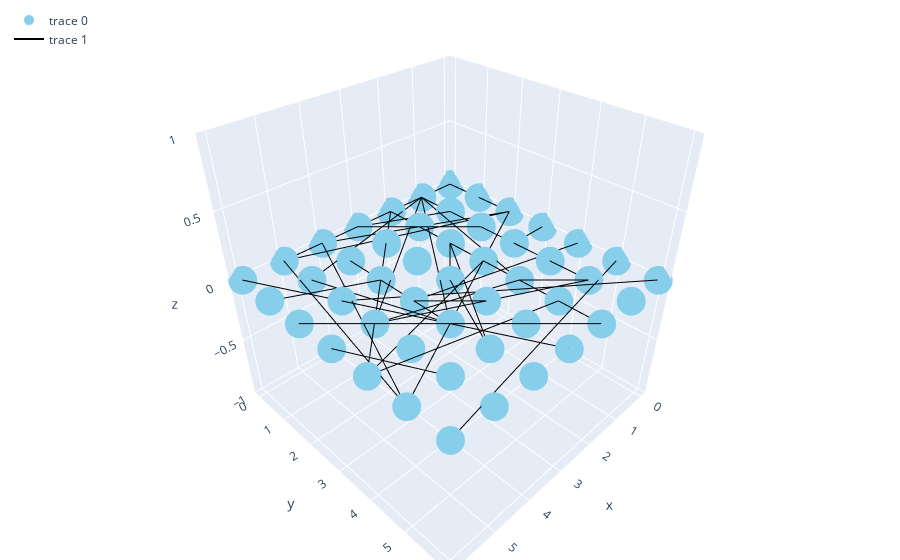

The notebook cell this image was saved under:
### Code cell
g = nx.random_geometric_graph(49, 0.1)

Plot3DGrid(g, shape=(7, 7, 1)).plot()

### Figure 1 — Plotly figure (JSON) as saved in the notebook; plotly's stock layout.template omitted (floating-point values rounded to 4 significant figures)
{"data": [{"marker": {"color": "skyblue", "size": 10, "symbol": "circle"}, "mode": "markers", "type": "scatter3d", "x": [0, 1, 2, 3, 4, 5, 6, 0, 1, 2, 3, 4, 5, 6, 0, 1, 2, 3, 4, 5, 6, 0, 1, 2, 3, 4, 5, 6, 0, 1, 2, 3, 4, 5, 6, 0, 1, 2, 3, 4, 5, 6, 0, 1, 2, 3, 4, 5, 6], "y": [0, 0, 0, 0, 0, 0, 0, 1, 1, 1, 1, 1, 1, 1, 2, 2, 2, 2, 2, 2, 2, 3, 3, 3, 3, 3, 3, 3, 4, 4, 4, 4, 4, 4, 4, 5, 5, 5, 5, 5, 5, 5, 6, 6, 6, 6, 6, 6, 6], "z": [0, 0, 0, 0, 0, 0, 0, 0, 0, 0, 0, 0, 0, 0, 0, 0, 0, 0, 0, 0, 0, 0, 0, 0, 0, 0, 0, 0, 0, 0, 0, 0, 0, 0, 0, 0, 0, 0, 0, 0, 0, 0, 0, 0, 0, 0, 0, 0, 0]}, {"hoverinfo": "none", "line": {"color": "black", "width": 2}, "mode": "lines", "type": "scatter3d", "x": [0, 4, null, 0, 0, null, 1, 5, null, 1, 5, null, 1, 2, null, 1, 4, null, 1, 1, null, 2, 2, null, 2, 6, null, 2, 2, null, 3, 1, null, 3, 1, null, 4, 5, null, 4, 0, null, 4, 6, null, 5, 0, null, 5, 6, null, 6, 3, null, 1, 1, null, 2, 2, null, 4, 4, null, 5, 4, null, 6, 4, null, 0, 6, null, 2, 3, null, 2, 4, null, 5, 0, null, 6, 2, null, 0, 1, null, 2, 6, null, 2, 2, null, 3, 4, null, 4, 0, null, 4, 3, null, 5, 2, null, 5, 1, null, 6, 5, null, 2, 1, null, 6, 2, null, 0, 6, null, 3, 2, null], "y": [0, 0, null, 0, 2, null, 0, 1, null, 0, 3, null, 0, 4, null, 0, 4, null, 0, 5, null, 0, 3, null, 0, 4, null, 0, 5, null, 0, 1, null, 0, 2, null, 0, 0, null, 0, 2, null, 0, 5, null, 0, 2, null, 0, 5, null, 0, 6, null, 1, 2, null, 1, 6, null, 1, 4, null, 1, 4, null, 1, 2, null, 2, 5, null, 2, 3, null, 2, 5, null, 2, 6, null, 2, 6, null, 3, 3, null, 3, 4, null, 3, 5, null, 3, 5, null, 3, 4, null, 3, 4, null, 3, 4, null, 3, 5, null, 3, 5, null, 4, 5, null, 4, 5, null, 5, 6, null, 5, 6, null], "z": [0, 0, null, 0, 0, null, 0, 0, null, 0, 0, null, 0, 0, null, 0, 0, null, 0, 0, null, 0, 0, null, 0, 0, null, 0, 0, null, 0, 0, null, 0, 0, null, 0, 0, null, 0, 0, null, 0, 0, null, 0, 0, null, 0, 0, null, 0, 0, null, 0, 0, null, 0, 0, null, 0, 0, null, 0, 0, null, 0, 0, null, 0, 0, null, 0, 0, null, 0, 0, null, 0, 0, null, 0, 0, null, 0, 0, null, 0, 0, null, 0, 0, null, 0, 0, null, 0, 0, null, 0, 0, null, 0, 0, null, 0, 0, null, 0, 0, null, 0, 0, null, 0, 0, null, 0, 0, null, 0, 0, null]}], "layout": {"legend": {"x": 0.01, "xanchor": "left", "y": 0.99, "yanchor": "top"}, "margin": {"b": 0, "l": 0, "r": 0, "t": 0}}}
